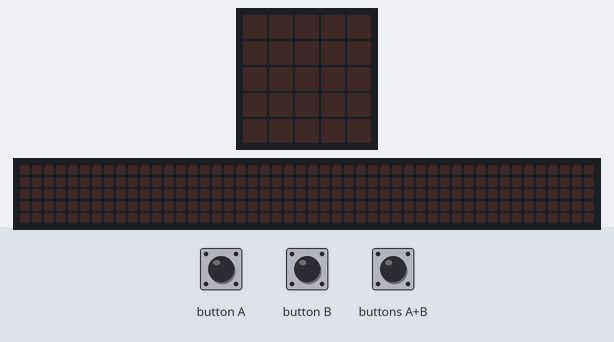
The program below on a simulated BBC micro:bit (MakeCode). Parts: the board's 5×5 LED display, a strip that is not on the board, showing the scrolling text unrolled. The inputs (shaded band) are chosen by the test bench. The 48×5 strip is a reading aid, not a part: it shows the text the display is scrolling, unrolled, one strip-width of it at a time.

Above: at 1.2 s.
1.3 s: buttons A+B pressed for 0.15 s
At 6.55 s:
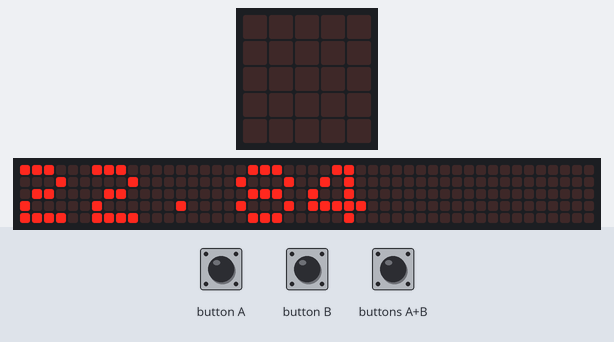
7.3 s: button A pressed for 3.2 s
At 9.48 s:
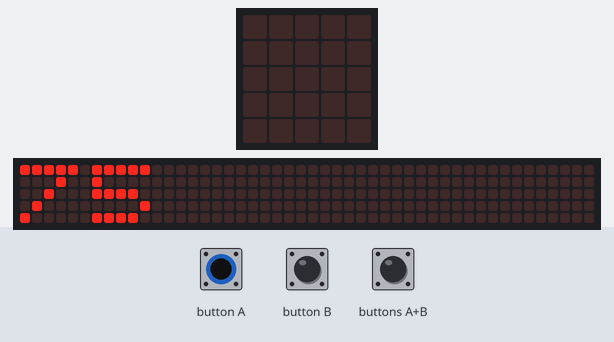
13.5 s: button B pressed for 0.15 s
At 16.06 s:
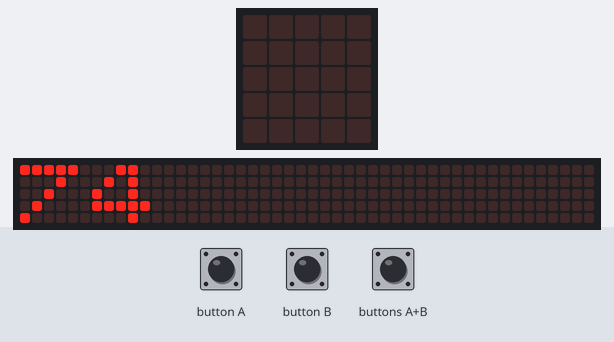
16.5 s: button B pressed for 1 s
At 18.98 s:
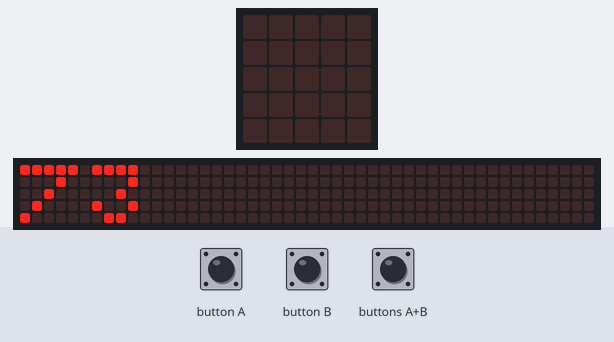
19.5 s: buttons A+B pressed for 1 s
At 19.58 s:
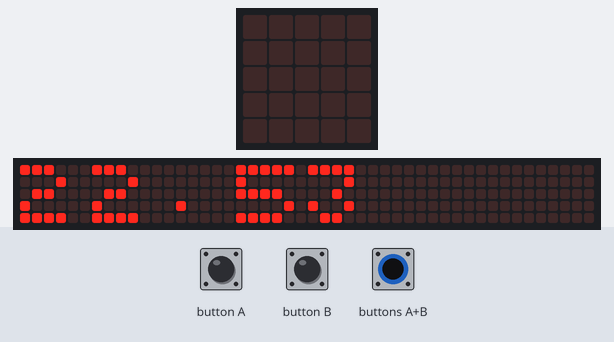

Measured:
- after the input at 1.3 s, the display: changes at once (image 1)
- after the input at 7.3 s, the display: first differs from a run without the input after 2.1 s (image 2)
- after the input at 13.5 s, the display: changes at once (image 3)
- after the input at 16.5 s, the display: changes at once (image 4)
- after the input at 19.5 s, the display: changes at once (image 5)
- what the display in image 4 shows lasts 0.4 s, from 18.8 s to 19.2 s

The program:

main.ts
```typescript
// Se inicializan las variables peso y estatura en los valores establecidos en el ejercicio
let IMC = 0
let Peso = 74
let Estatura = 180
basic.forever(function () {
    while (input.buttonIsPressed(Button.AB)) {
        // A la variable IMC se le asigna el peso por 10000
        IMC = Peso * 10000
        // A la variable IMC se le asigna el valor de IMC entre la estatura al cuadrado
        IMC = IMC / (Estatura * Estatura)
        basic.showNumber(IMC)
        // Si el IMC es mayo que 30 se muestra OB (obesidad)
        // Si el IMC es mayor que 25 y menor ugial que 30 muestra SP (Sobre peso)
        // SI el IMC es Mayor o igual a 18.5 y menor o igual que 25 muesta SA (Saludable)
        // sino miestra DE (Delgado)
        if (IMC > 30) {
            basic.showString("OB")
        } else if (IMC > 25 && IMC <= 30) {
            basic.showString("SP")
        } else if (IMC >= 18.5 && IMC <= 25) {
            basic.showString("SA")
        } else {
            basic.showString("DE")
        }
    }
    // Si es agitado la variable peso se le asigna 74
    while (input.isGesture(Gesture.Shake)) {
        Peso = 74
        basic.showNumber(Peso)
    }
    // Si se presiona el boton A la variable peso aumenta en uno
    while (input.buttonIsPressed(Button.A)) {
        Peso = Peso + 1
        basic.showNumber(Peso)
    }
    // Si se presiona el boton B la variable peso disminuye en 1
    while (input.buttonIsPressed(Button.B)) {
        Peso = Peso - 1
        basic.showNumber(Peso)
    }
})
```

test.ts
```typescript
// aquí va el archivo "tests"; esto no se compilará cuando este paquete se utilice como una extensión.
```
